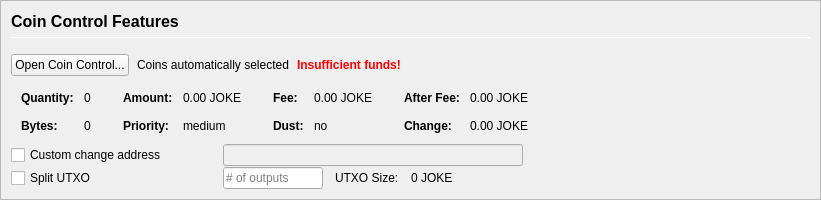
         <widget class="QFrame" name="frameCoinControl">
          <property name="sizePolicy">
           <sizepolicy hsizetype="Expanding" vsizetype="Expanding">
            <horstretch>0</horstretch>
            <verstretch>0</verstretch>
           </sizepolicy>
          </property>
          <property name="maximumSize">
           <size>
            <width>16777215</width>
            <height>16777215</height>
           </size>
          </property>
          <property name="frameShape">
           <enum>QFrame::StyledPanel</enum>
          </property>
          <property name="frameShadow">
           <enum>QFrame::Sunken</enum>
          </property>
          <layout class="QVBoxLayout" name="verticalLayoutCoinControl2">
           <property name="spacing">
            <number>0</number>
           </property>
           <property name="margin">
            <number>0</number>
           </property>
           <item>
            <widget class="QFrame" name="frameCoinControl_BG">
             <layout class="QVBoxLayout" name="verticalLayoutCoinControl" stretch="0,0,0,0,0,0">
              <property name="spacing">
               <number>1</number>
              </property>
              <property name="leftMargin">
               <number>10</number>
              </property>
              <property name="topMargin">
               <number>10</number>
              </property>
              <item>
               <layout class="QHBoxLayout" name="horizontalLayoutCoinControl1">
                <property name="bottomMargin">
                 <number>15</number>
                </property>
                <item>
                 <layout class="QVBoxLayout" name="verticalLayout_3">
                  <property name="spacing">
                   <number>6</number>
                  </property>
                  <item>
                   <widget class="QLabel" name="labelCoinControlFeatures">
                    <property name="sizePolicy">
                     <sizepolicy hsizetype="Preferred" vsizetype="Maximum">
                      <horstretch>0</horstretch>
                      <verstretch>0</verstretch>
                     </sizepolicy>
                    </property>
                    <property name="minimumSize">
                     <size>
                      <width>0</width>
                      <height>20</height>
                     </size>
                    </property>
                    <property name="font">
                     <font>
                      <pointsize>12</pointsize>
                      <weight>75</weight>
                      <bold>true</bold>
                     </font>
                    </property>
                    <property name="styleSheet">
                     <string notr="true">font-weight:bold;</string>
                    </property>
                    <property name="text">
                     <string>Coin Control Features</string>
                    </property>
                   </widget>
                  </item>
                  <item>
                   <widget class="Line" name="line">
                    <property name="minimumSize">
                     <size>
                      <width>0</width>
                      <height>1</height>
                     </size>
                    </property>
                    <property name="maximumSize">
                     <size>
                      <width>16777215</width>
                      <height>1</height>
                     </size>
                    </property>
                    <property name="orientation">
                     <enum>Qt::Horizontal</enum>
                    </property>
                   </widget>
                  </item>
                 </layout>
                </item>
               </layout>
              </item>
              <item>
               <layout class="QHBoxLayout" name="horizontalLayoutCoinControl2" stretch="0,0,0,0">
                <property name="spacing">
                 <number>8</number>
                </property>
                <property name="bottomMargin">
                 <number>10</number>
                </property>
                <item>
                 <widget class="QPushButton" name="pushButtonCoinControl">
                  <property name="styleSheet">
                   <string notr="true"/>
                  </property>
                  <property name="text">
                   <string>Open Coin Control...</string>
                  </property>
                  <property name="autoDefault">
                   <bool>false</bool>
                  </property>
                 </widget>
                </item>
                <item>
                 <widget class="QLabel" name="labelCoinControlAutomaticallySelected">
                  <property name="text">
                   <string>Coins automatically selected</string>
                  </property>
                  <property name="margin">
                   <number>5</number>
                  </property>
                 </widget>
                </item>
                <item>
                 <widget class="QLabel" name="labelCoinControlInsuffFunds">
                  <property name="font">
                   <font>
                    <weight>75</weight>
                    <bold>true</bold>
                   </font>
                  </property>
                  <property name="styleSheet">
                   <string notr="true">color:red;font-weight:bold;</string>
                  </property>
                  <property name="text">
                   <string>Insufficient funds!</string>
                  </property>
                  <property name="margin">
                   <number>5</number>
                  </property>
                 </widget>
                </item>
                <item>
                 <spacer name="horizontalSpacerCoinControl">
                  <property name="orientation">
                   <enum>Qt::Horizontal</enum>
                  </property>
                  <property name="sizeHint" stdset="0">
                   <size>
                    <width>40</width>
                    <height>1</height>
                   </size>
                  </property>
                 </spacer>
                </item>
               </layout>
              </item>
              <item>
               <widget class="QWidget" name="widgetCoinControl" native="true">
                <property name="sizePolicy">
                 <sizepolicy hsizetype="Preferred" vsizetype="Preferred">
                  <horstretch>0</horstretch>
                  <verstretch>0</verstretch>
                 </sizepolicy>
                </property>
                <property name="minimumSize">
                 <size>
                  <width>0</width>
                  <height>0</height>
                 </size>
                </property>
                <property name="styleSheet">
                 <string notr="true"/>
                </property>
                <layout class="QHBoxLayout" name="horizontalLayoutCoinControl5">
                 <property name="margin">
                  <number>0</number>
                 </property>
                 <item>
                  <layout class="QHBoxLayout" name="horizontalLayoutCoinControl3" stretch="0,0,0,1">
                   <property name="spacing">
                    <number>20</number>
                   </property>
                   <property name="topMargin">
                    <number>0</number>
                   </property>
                   <property name="bottomMargin">
                    <number>10</number>
                   </property>
                   <item>
                    <layout class="QFormLayout" name="formLayoutCoinControl1">
                     <property name="horizontalSpacing">
                      <number>10</number>
                     </property>
                     <property name="verticalSpacing">
                      <number>14</number>
                     </property>
                     <property name="leftMargin">
                      <number>10</number>
                     </property>
                     <property name="topMargin">
                      <number>4</number>
                     </property>
                     <property name="rightMargin">
                      <number>6</number>
                     </property>
                     <item row="0" column="0">
                      <widget class="QLabel" name="labelCoinControlQuantityText">
                       <property name="font">
                        <font>
                         <weight>75</weight>
                         <bold>true</bold>
                        </font>
                       </property>
                       <property name="text">
                        <string>Quantity:</string>
                       </property>
                       <property name="margin">
                        <number>0</number>
                       </property>
                      </widget>
                     </item>
                     <item row="0" column="1">
                      <widget class="QLabel" name="labelCoinControlQuantity">
                       <property name="cursor">
                        <cursorShape>IBeamCursor</cursorShape>
                       </property>
                       <property name="contextMenuPolicy">
                        <enum>Qt::ActionsContextMenu</enum>
                       </property>
                       <property name="text">
                        <string notr="true">0</string>
                       </property>
                       <property name="margin">
                        <number>0</number>
                       </property>
                       <property name="textInteractionFlags">
                        <set>Qt::LinksAccessibleByMouse|Qt::TextSelectableByKeyboard|Qt::TextSelectableByMouse</set>
                       </property>
                      </widget>
                     </item>
                     <item row="1" column="0">
                      <widget class="QLabel" name="labelCoinControlBytesText">
                       <property name="font">
                        <font>
                         <weight>75</weight>
                         <bold>true</bold>
                        </font>
                       </property>
                       <property name="text">
                        <string>Bytes:</string>
                       </property>
                      </widget>
                     </item>
                     <item row="1" column="1">
                      <widget class="QLabel" name="labelCoinControlBytes">
                       <property name="cursor">
                        <cursorShape>IBeamCursor</cursorShape>
                       </property>
                       <property name="contextMenuPolicy">
                        <enum>Qt::ActionsContextMenu</enum>
                       </property>
                       <property name="text">
                        <string notr="true">0</string>
                       </property>
                       <property name="textInteractionFlags">
                        <set>Qt::LinksAccessibleByMouse|Qt::TextSelectableByKeyboard|Qt::TextSelectableByMouse</set>
                       </property>
                      </widget>
                     </item>
                    </layout>
                   </item>
                   <item>
                    <layout class="QFormLayout" name="formLayoutCoinControl2">
                     <property name="horizontalSpacing">
                      <number>10</number>
                     </property>
                     <property name="verticalSpacing">
                      <number>14</number>
                     </property>
                     <property name="leftMargin">
                      <number>6</number>
                     </property>
                     <property name="topMargin">
                      <number>4</number>
                     </property>
                     <property name="rightMargin">
                      <number>6</number>
                     </property>
                     <item row="0" column="0">
                      <widget class="QLabel" name="labelCoinControlAmountText">
                       <property name="font">
                        <font>
                         <weight>75</weight>
                         <bold>true</bold>
                        </font>
                       </property>
                       <property name="text">
                        <string>Amount:</string>
                       </property>
                       <property name="margin">
                        <number>0</number>
                       </property>
                      </widget>
                     </item>
                     <item row="0" column="1">
                      <widget class="QLabel" name="labelCoinControlAmount">
                       <property name="cursor">
                        <cursorShape>IBeamCursor</cursorShape>
                       </property>
                       <property name="contextMenuPolicy">
                        <enum>Qt::ActionsContextMenu</enum>
                       </property>
                       <property name="text">
                        <string notr="true">0.00 JOKE</string>
                       </property>
                       <property name="textInteractionFlags">
                        <set>Qt::LinksAccessibleByMouse|Qt::TextSelectableByKeyboard|Qt::TextSelectableByMouse</set>
                       </property>
                      </widget>
                     </item>
                     <item row="1" column="0">
                      <widget class="QLabel" name="labelCoinControlPriorityText">
                       <property name="font">
                        <font>
                         <weight>75</weight>
                         <bold>true</bold>
                        </font>
                       </property>
                       <property name="text">
                        <string>Priority:</string>
                       </property>
                      </widget>
                     </item>
                     <item row="1" column="1">
                      <widget class="QLabel" name="labelCoinControlPriority">
                       <property name="cursor">
                        <cursorShape>IBeamCursor</cursorShape>
                       </property>
                       <property name="contextMenuPolicy">
                        <enum>Qt::ActionsContextMenu</enum>
                       </property>
                       <property name="text">
                        <string>medium</string>
                       </property>
                       <property name="textInteractionFlags">
                        <set>Qt::LinksAccessibleByMouse|Qt::TextSelectableByKeyboard|Qt::TextSelectableByMouse</set>
                       </property>
                      </widget>
                     </item>
                    </layout>
                   </item>
                   <item>
                    <layout class="QFormLayout" name="formLayoutCoinControl3">
                     <property name="horizontalSpacing">
                      <number>10</number>
                     </property>
                     <property name="verticalSpacing">
                      <number>14</number>
                     </property>
                     <property name="leftMargin">
                      <number>6</number>
                     </property>
                     <property name="topMargin">
                      <number>4</number>
                     </property>
                     <property name="rightMargin">
                      <number>6</number>
                     </property>
                     <item row="0" column="0">
                      <widget class="QLabel" name="labelCoinControlFeeText">
                       <property name="font">
                        <font>
                         <weight>75</weight>
                         <bold>true</bold>
                        </font>
                       </property>
                       <property name="text">
                        <string>Fee:</string>
                       </property>
                       <property name="margin">
                        <number>0</number>
                       </property>
                      </widget>
                     </item>
                     <item row="0" column="1">
                      <widget class="QLabel" name="labelCoinControlFee">
                       <property name="cursor">
                        <cursorShape>IBeamCursor</cursorShape>
                       </property>
                       <property name="contextMenuPolicy">
                        <enum>Qt::ActionsContextMenu</enum>
                       </property>
                       <property name="text">
                        <string notr="true">0.00 JOKE</string>
                       </property>
                       <property name="textInteractionFlags">
                        <set>Qt::LinksAccessibleByMouse|Qt::TextSelectableByKeyboard|Qt::TextSelectableByMouse</set>
                       </property>
                      </widget>
                     </item>
                     <item row="1" column="0">
                      <widget class="QLabel" name="labelCoinControlLowOutputText">
                       <property name="font">
                        <font>
                         <weight>75</weight>
                         <bold>true</bold>
                        </font>
                       </property>
                       <property name="text">
                        <string>Dust:</string>
                       </property>
                      </widget>
                     </item>
                     <item row="1" column="1">
                      <widget class="QLabel" name="labelCoinControlLowOutput">
                       <property name="cursor">
                        <cursorShape>IBeamCursor</cursorShape>
                       </property>
                       <property name="contextMenuPolicy">
                        <enum>Qt::ActionsContextMenu</enum>
                       </property>
                       <property name="text">
                        <string>no</string>
                       </property>
                       <property name="textInteractionFlags">
                        <set>Qt::LinksAccessibleByMouse|Qt::TextSelectableByKeyboard|Qt::TextSelectableByMouse</set>
                       </property>
                      </widget>
                     </item>
                    </layout>
                   </item>
                   <item>
                    <layout class="QFormLayout" name="formLayoutCoinControl4">
                     <property name="horizontalSpacing">
                      <number>10</number>
                     </property>
                     <property name="verticalSpacing">
                      <number>14</number>
                     </property>
                     <property name="leftMargin">
                      <number>6</number>
                     </property>
                     <property name="topMargin">
                      <number>4</number>
                     </property>
                     <property name="rightMargin">
                      <number>6</number>
                     </property>
                     <item row="0" column="0">
                      <widget class="QLabel" name="labelCoinControlAfterFeeText">
                       <property name="font">
                        <font>
                         <weight>75</weight>
                         <bold>true</bold>
                        </font>
                       </property>
                       <property name="text">
                        <string>After Fee:</string>
                       </property>
                       <property name="margin">
                        <number>0</number>
                       </property>
                      </widget>
                     </item>
                     <item row="0" column="1">
                      <widget class="QLabel" name="labelCoinControlAfterFee">
                       <property name="cursor">
                        <cursorShape>IBeamCursor</cursorShape>
                       </property>
                       <property name="contextMenuPolicy">
                        <enum>Qt::ActionsContextMenu</enum>
                       </property>
                       <property name="text">
                        <string notr="true">0.00 JOKE</string>
                       </property>
                       <property name="textInteractionFlags">
                        <set>Qt::LinksAccessibleByMouse|Qt::TextSelectableByKeyboard|Qt::TextSelectableByMouse</set>
                       </property>
                      </widget>
                     </item>
                     <item row="1" column="0">
                      <widget class="QLabel" name="labelCoinControlChangeText">
                       <property name="font">
                        <font>
                         <weight>75</weight>
                         <bold>true</bold>
                        </font>
                       </property>
                       <property name="text">
                        <string>Change:</string>
                       </property>
                      </widget>
                     </item>
                     <item row="1" column="1">
                      <widget class="QLabel" name="labelCoinControlChange">
                       <property name="cursor">
                        <cursorShape>IBeamCursor</cursorShape>
                       </property>
                       <property name="contextMenuPolicy">
                        <enum>Qt::ActionsContextMenu</enum>
                       </property>
                       <property name="text">
                        <string notr="true">0.00 JOKE</string>
                       </property>
                       <property name="textInteractionFlags">
                        <set>Qt::LinksAccessibleByMouse|Qt::TextSelectableByKeyboard|Qt::TextSelectableByMouse</set>
                       </property>
                      </widget>
                     </item>
                    </layout>
                   </item>
                  </layout>
                 </item>
                </layout>
               </widget>
              </item>
              <item>
               <layout class="QHBoxLayout" name="horizontalLayoutCoinControl4">
                <property name="spacing">
                 <number>12</number>
                </property>
                <property name="sizeConstraint">
                 <enum>QLayout::SetDefaultConstraint</enum>
                </property>
                <property name="topMargin">
                 <number>0</number>
                </property>
                <property name="rightMargin">
                 <number>0</number>
                </property>
                <item>
                 <widget class="QCheckBox" name="checkBoxCoinControlChange">
                  <property name="sizePolicy">
                   <sizepolicy hsizetype="Preferred" vsizetype="Preferred">
                    <horstretch>0</horstretch>
                    <verstretch>0</verstretch>
                   </sizepolicy>
                  </property>
                  <property name="minimumSize">
                   <size>
                    <width>200</width>
                    <height>0</height>
                   </size>
                  </property>
                  <property name="maximumSize">
                   <size>
                    <width>200</width>
                    <height>16777215</height>
                   </size>
                  </property>
                  <property name="toolTip">
                   <string>If this is activated, but the change address is empty or invalid, change will be sent to a newly generated address.</string>
                  </property>
                  <property name="text">
                   <string>Custom change address</string>
                  </property>
                 </widget>
                </item>
                <item>
                 <widget class="QValidatedLineEdit" name="lineEditCoinControlChange">
                  <property name="enabled">
                   <bool>false</bool>
                  </property>
                  <property name="sizePolicy">
                   <sizepolicy hsizetype="Preferred" vsizetype="Preferred">
                    <horstretch>0</horstretch>
                    <verstretch>0</verstretch>
                   </sizepolicy>
                  </property>
                  <property name="minimumSize">
                   <size>
                    <width>300</width>
                    <height>0</height>
                   </size>
                  </property>
                 </widget>
                </item>
                <item>
                 <widget class="QLabel" name="labelCoinControlChangeLabel">
                  <property name="sizePolicy">
                   <sizepolicy hsizetype="Preferred" vsizetype="Preferred">
                    <horstretch>0</horstretch>
                    <verstretch>0</verstretch>
                   </sizepolicy>
                  </property>
                  <property name="minimumSize">
                   <size>
                    <width>100</width>
                    <height>0</height>
                   </size>
                  </property>
                  <property name="text">
                   <string/>
                  </property>
                  <property name="margin">
                   <number>3</number>
                  </property>
                 </widget>
                </item>
               </layout>
              </item>
              <item>
               <layout class="QHBoxLayout" name="horizontalLayoutCoinControl6">
                <property name="spacing">
                 <number>12</number>
                </property>
                <property name="rightMargin">
                 <number>0</number>
                </property>
                <item>
                 <widget class="QCheckBox" name="splitBlockCheckBox">
                  <property name="sizePolicy">
                   <sizepolicy hsizetype="Preferred" vsizetype="Preferred">
                    <horstretch>0</horstretch>
                    <verstretch>0</verstretch>
                   </sizepolicy>
                  </property>
                  <property name="minimumSize">
                   <size>
                    <width>200</width>
                    <height>0</height>
                   </size>
                  </property>
                  <property name="maximumSize">
                   <size>
                    <width>200</width>
                    <height>16777215</height>
                   </size>
                  </property>
                  <property name="text">
                   <string>Split UTXO</string>
                  </property>
                 </widget>
                </item>
                <item>
                 <widget class="QLineEdit" name="splitBlockLineEdit">
                  <property name="sizePolicy">
                   <sizepolicy hsizetype="Preferred" vsizetype="Preferred">
                    <horstretch>50</horstretch>
                    <verstretch>0</verstretch>
                   </sizepolicy>
                  </property>
                  <property name="minimumSize">
                   <size>
                    <width>100</width>
                    <height>0</height>
                   </size>
                  </property>
                  <property name="maximumSize">
                   <size>
                    <width>100</width>
                    <height>16777215</height>
                   </size>
                  </property>
                  <property name="placeholderText">
                   <string># of outputs</string>
                  </property>
                 </widget>
                </item>
                <item>
                 <widget class="QLabel" name="labelBlockSizeText">
                  <property name="text">
                   <string>UTXO Size:</string>
                  </property>
                 </widget>
                </item>
                <item>
                 <widget class="QLabel" name="labelBlockSize">
                  <property name="text">
                   <string>0 JOKE</string>
                  </property>
                 </widget>
                </item>
                <item>
                 <spacer name="horizontalSpacer_7">
                  <property name="orientation">
                   <enum>Qt::Horizontal</enum>
                  </property>
                  <property name="sizeHint" stdset="0">
                   <size>
                    <width>40</width>
                    <height>20</height>
                   </size>
                  </property>
                 </spacer>
                </item>
               </layout>
              </item>
              <item>
               <spacer name="verticalSpacerCoinControl">
                <property name="orientation">
                 <enum>Qt::Vertical</enum>
                </property>
                <property name="sizeHint" stdset="0">
                 <size>
                  <width>800</width>
                  <height>1</height>
                 </size>
                </property>
               </spacer>
              </item>
             </layout>
            </widget>
           </item>
          </layout>
         </widget>
